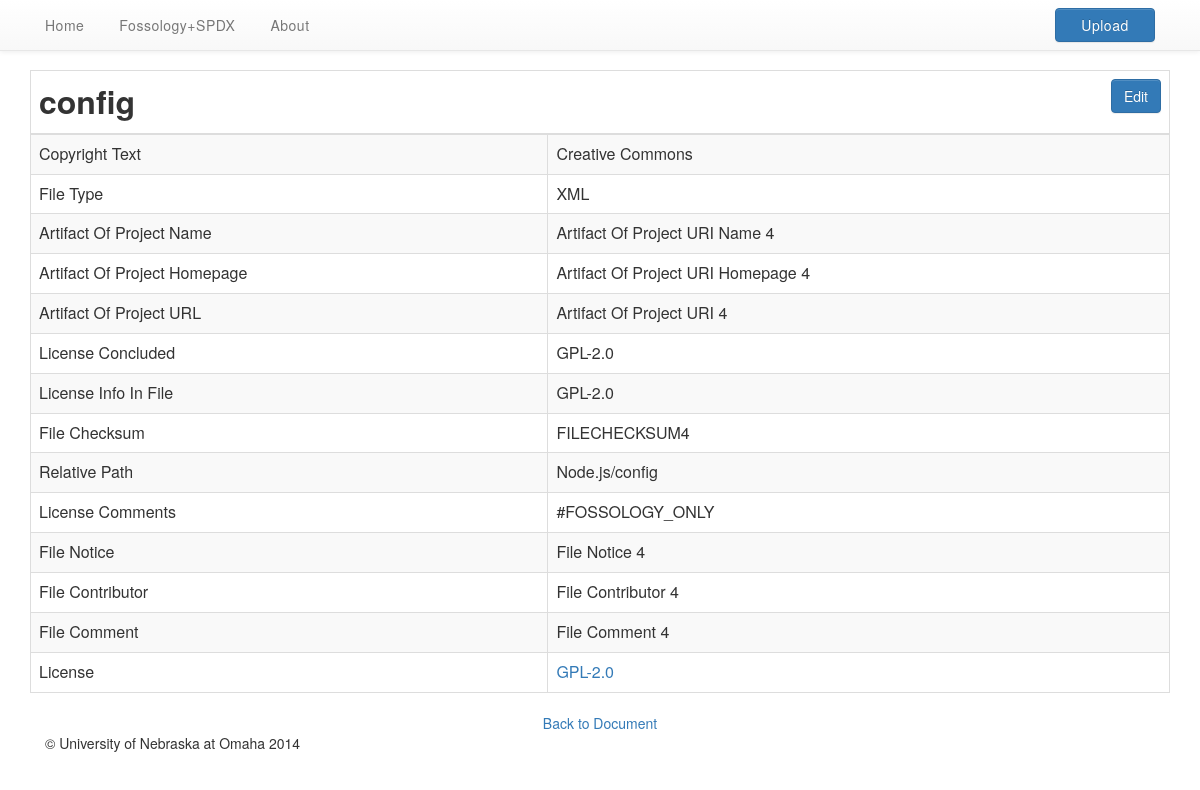
Screenshot of /file.php?file_id=1004&doc_id=1002 with the database file from the repository.
### tables this page shows
CREATE TABLE IF NOT EXISTS `spdx_file_info` (
  `file_info_pk` int(11) AUTO_INCREMENT,
  `fspdx_id` text NOT NULL,
  `filename` text,
  `filetype` text,
  `checksum` text,
  `license_concluded` text NOT NULL,
  `license_info_in_file` text,
  `license_comment` text,
  `file_copyright_text` text,
  `artifact_of_project` text,
  `artifact_of_homepage` text,
  `artifact_of_url` text,
  `file_comment` text,
  `file_notice` text,
  `file_contributor` text,
  `relative_path` text,
  `package_info_fk` int(11) NOT NULL,
  `spdx_fk` int(11) NOT NULL,
  PRIMARY KEY (`file_info_pk`,`package_info_fk`,`spdx_fk`)
);

CREATE TABLE IF NOT EXISTS `spdx_license_list_insert` (
  `license_list_pk` int(30) AUTO_INCREMENT,
  `license_identifier` varchar(50) NOT NULL,
  `license_fullname` varchar(100) NOT NULL,
  `license_matchname_1` varchar(30) NOT NULL,
  `license_matchname_2` varchar(30) NOT NULL,
  `license_matchname_3` varchar(30) NOT NULL,
  `osi_approved` tinyint(1) DEFAULT NULL,
  PRIMARY KEY (`license_list_pk`)
);

### src/function/Data_Source.php (called while the page is built, shortened)
<?php
    $host        = "localhost";
    $username    = "root";
    $password    = "";
    $db_name     = "SPDX";
?>

### src/file.php (the view, shortened to what this page needs)
<SPDX-License-Identifier: Apache-2.0>
<?php
    include("function/_header.php");
    include("function/package_files.php");
    $fileId = $_GET['file_id'];
    $spdxDocId = $_GET['doc_id'];
    $file = mysql_fetch_assoc(getPackageFile($fileId, $spdxDocId));
?>
<div class="container">
    <form id="spdx_form" action="file.php?file_id=<?php echo $fileId; ?>&doc_id=<?php echo $spdxDocId;?>" method="post">
        <table id="tblMain" class="table table-bordered table-striped table-doc">
            <thead>
                <tr>
                    <th colspan=2>
	                    <?php echo $file["filename"]; ?>
	                    <div style="display:inline-block;float:right;">
	                        <button id="edit_doc"     type="button"  class="btn btn-primary view"/>Edit</button>
	                    </div>
                    </th>
                </tr>
            </thead>
            <tbody>
                <tr>
                    <td title="Information about copyright.">Copyright Text</td>
                    <td class="view"><?php echo $file["file_copyright_text"]; ?></td>
                </tr>
                <tr>
                    <td title="Type of this file.">File Type</td>
                    <td class="view"><?php echo $file["filetype"]; ?></td>
                </tr>
                <tr>
                    <td title="Project the file has been derived from.">Artifact Of Project Name</td>
                    <td class="view"><?php echo $file["artifact_of_project"]; ?></td>
                </tr>
                <tr>
                    <td title="Location of project from which this file has been derived.">Artifact Of Project Homepage</td>
                    <td class="view"><?php echo $file["artifact_of_homepage"]; ?></td>
                </tr>
                <tr>
                    <td title="Link to the project from which this file was derived.">Artifact Of Project URL</td>
                    <td class="view"><?php echo $file["artifact_of_url"]; ?></td>
                </tr>
                <tr>
                    <td title="License governing this file.">License Concluded</td>
                    <td class="view"><?php echo $file["license_concluded"]; ?></td>
                </tr>
                <tr>
                    <td title="Any text found in this file pertaining to the license.">License Info In File</td>
                    <td class="view"><?php echo $file["license_info_in_file"]; ?></td>
                </tr>
                <tr>
                    <td title="Unique identifier of this file.">File Checksum</td>
                    <td><?php echo $file["checksum"]; ?></td>
                </tr>
                <tr>
                    <td title="Path to this file relative to the root of the package file.">Relative Path</td>
                    <td><?php echo $file["relative_path"]; ?></td>
                </tr>
                <tr>
                    <td title="Any relevant additional license information for this file.">License Comments</td>
                    <td class="view"><?php echo $file["license_comment"]; ?></td>
                </tr>
                <tr>
                    <td title="Any legal notices found in this file.">File Notice</td>
                    <td class="view"><?php echo $file["file_notice"]; ?></td>
                </tr>
                <tr>
                    <td title="Anyone who has contributed to this file.">File Contributor</td>
                    <td class="view"><?php echo $file["file_contributor"]; ?></td>
                </tr>
                <tr>
                    <td title="General comments about this file">File Comment</td>
                    <td class="view"><?php echo $file["file_comment"]; ?></td>
                </tr>
                <tr>
                    <td title="License of this file.">License</td>
                    <td><a href="license.php?license_id=<?php echo $file['license_identifier'];?>&doc_id=<?php echo $spdxDocId; ?>"><?php echo $file["license_identifier"]; ?></a></td>
                </tr>
            </tbody>
        </table>
    </form>
    <div align="center">
    	<a href="spdx_doc.php?doc_id=<?php echo $spdxDocId; ?>">Back to Document</a>
    </div>
</div>
<?php
    include("function/_footer.php");
?>

### src/css/dashboard.css (style rules this page uses)
table.table-doc th { font-size: 2em; }

### rows the page displays
spdx_file_info: filename "config", file_copyright_text "Creative Commons", filetype "XML", artifact_of_project "Artifact Of Project URI Name 4", artifact_of_homepage "Artifact Of Project URI Homepage 4", artifact_of_url "Artifact Of Project URI 4", license_concluded "GPL-2.0", license_info_in_file "GPL-2.0", checksum "FILECHECKSUM4", relative_path "Node.js/config", license_comment "#FOSSOLOGY_ONLY", file_notice "File Notice 4", file_contributor "File Contributor 4", file_comment "File Comment 4", spdx_license_list_insert.license_identifier "GPL-2.0"
